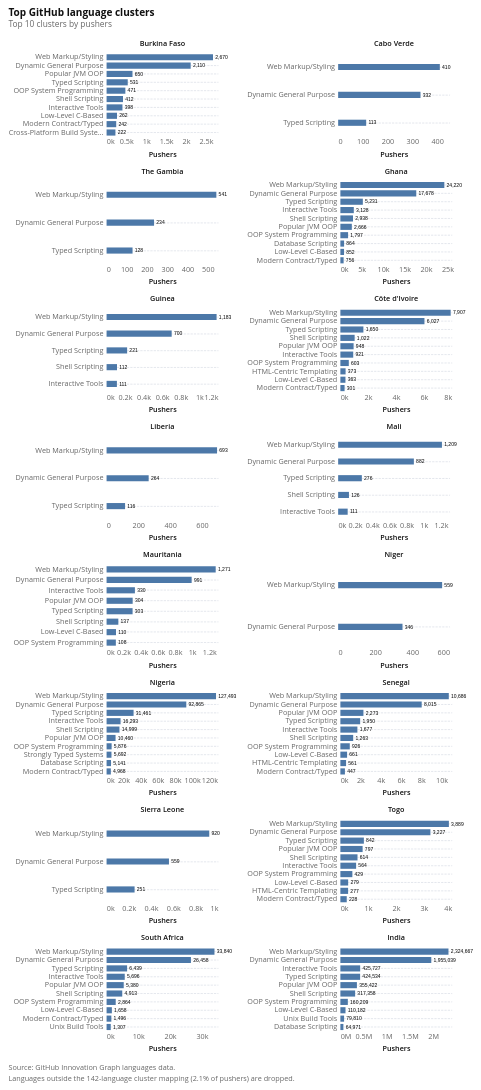

Write notebook code for a chart like this one.
### Code cell
top_clusters = (
    latest_rows.dropna(subset=["cluster"])
    .groupby(["iso2_code", "country_name", "cluster"], as_index=False)["num_pushers"]
    .sum()
    .sort_values(["country_name", "num_pushers"], ascending=[True, False])
    .groupby("iso2_code", as_index=False, group_keys=False)
    .head(10)
    .assign(
        rank=lambda d: (
            d.groupby("iso2_code")["num_pushers"]
            .rank(method="first", ascending=False)
            .astype(int)
        ),
        num_pushers_label=lambda d: d["num_pushers"].map(lambda v: f"{v:,.0f}"),
    )
)

# Each panel keeps its own x and y scale, so a bar shows the shape of a
# country's own ranking rather than its size against India.
#
# The sort has to be an ``EncodingSortField``. The shorthand
# ``sort="-x"`` is resolved per layer, so once the value labels are
# layered on top of the bars Vega-Lite cannot reconcile the two and
# silently falls back to alphabetical order.
#
# For the same reason the bars carry no colour encoding. An
# ``EncodingSortField`` aggregates over every discrete channel in the
# spec, so adding ``color`` would group by cluster AND country and drop
# the sort again. The facet header already names the country, so the
# colour was decoration; the value order is not.
cluster_y = alt.Y(
    "cluster:N",
    sort=alt.EncodingSortField(field="num_pushers", op="sum", order="descending"),
    title=None,
    axis=alt.Axis(labelLimit=170),
)

cluster_bars = (
    alt.Chart(top_clusters)
    .mark_bar(size=11)
    .encode(
        x=alt.X("num_pushers:Q", title="Pushers", axis=alt.Axis(format="~s")),
        y=cluster_y,
        tooltip=[
            alt.Tooltip("country_name:N", title="Country"),
            alt.Tooltip("cluster:N", title="Cluster"),
            alt.Tooltip("num_pushers:Q", title="Pushers", format=","),
        ],
    )
)
cluster_labels = (
    alt.Chart(top_clusters)
    .mark_text(align="left", baseline="middle", dx=4, fontSize=9)
    .encode(x="num_pushers:Q", y=cluster_y, text="num_pushers_label:N")
)

clusters_chart = (
    (cluster_bars + cluster_labels)
    .properties(width=200, height=150)
    .facet(
        facet=alt.Facet(
            "country_name:N",
            title=None,
            sort=COUNTRY_ORDER,
            header=alt.Header(labelFontWeight=600),
        ),
        columns=2,
    )
    .resolve_scale(x="independent", y="independent")
    .properties(
        title=alt.Title(
            text="Top GitHub language clusters",
            subtitle=("Top 10 clusters by pushers"),
        )
    )
)

attaviz.add_caption(
    clusters_chart,
    "Source: GitHub Innovation Graph languages data.\n"
    f"Languages outside the 142-language cluster mapping ({unmapped_share:.1%} "
    "of pushers) are dropped.",
)

### Figure 1 — Vega specification as saved in the notebook (floating-point values rounded to 4 significant figures)
{"$schema": "https://vega.github.io/schema/vega/v6.json", "data": [{"name": "source_0", "values": [{"iso2_code": "BF", "country_name": "Burkina Faso", "cluster": "Web Markup/Styling", "num_pushers": 2670, "rank": 1, "num_pushers_label": "2,670", "__index_level_0__": 10, "facet_country_name_sort_index": 0.0}, {"iso2_code": "BF", "country_name": "Burkina Faso", "cluster": "Dynamic General Purpose", "num_pushers": 2110, "rank": 2, "num_pushers_label": "2,110", "__index_level_0__": 1, "facet_country_name_sort_index": 0.0}, {"iso2_code": "BF", "country_name": "Burkina Faso", "cluster": "Popular JVM OOP", "num_pushers": 650, "rank": 3, "num_pushers_label": "650", "__index_level_0__": 7, "facet_country_name_sort_index": 0.0}, {"iso2_code": "BF", "country_name": "Burkina Faso", "cluster": "Typed Scripting", "num_pushers": 531, "rank": 4, "num_pushers_label": "531", "__index_level_0__": 9, "facet_country_name_sort_index": 0.0}, {"iso2_code": "BF", "country_name": "Burkina Faso", "cluster": "OOP System Programming", "num_pushers": 471, "rank": 5, "num_pushers_label": "471", "__index_level_0__": 6, "facet_country_name_sort_index": 0.0}, {"iso2_code": "BF", "country_name": "Burkina Faso", "cluster": "Shell Scripting", "num_pushers": 412, "rank": 6, "num_pushers_label": "412", "__index_level_0__": 8, "facet_country_name_sort_index": 0.0}, {"iso2_code": "BF", "country_name": "Burkina Faso", "cluster": "Interactive Tools", "num_pushers": 398, "rank": 7, "num_pushers_label": "398", "__index_level_0__": 3, "facet_country_name_sort_index": 0.0}, {"iso2_code": "BF", "country_name": "Burkina Faso", "cluster": "Low-Level C-Based", "num_pushers": 262, "rank": 8, "num_pushers_label": "262", "__index_level_0__": 4, "facet_country_name_sort_index": 0.0}, {"iso2_code": "BF", "country_name": "Burkina Faso", "cluster": "Modern Contract/Typed", "num_pushers": 242, "rank": 9, "num_pushers_label": "242", "__index_level_0__": 5, "facet_country_name_sort_index": 0.0}, {"iso2_code": "BF", "country_name": "Burkina Faso", "cluster": "Cross-Platform Build Systems", "num_pushers": 222, "rank": 10, "num_pushers_label": "222", "__index_level_0__": 0, "facet_country_name_sort_index": 0.0}, {"iso2_code": "CV", "country_name": "Cabo Verde", "cluster": "Web Markup/Styling", "num_pushers": 410, "rank": 1, "num_pushers_label": "410", "__index_level_0__": 28, "facet_country_name_sort_index": 1.0}, {"iso2_code": "CV", "country_name": "Cabo Verde", "cluster": "Dynamic General Purpose", "num_pushers": 332, "rank": 2, "num_pushers_label": "332", "__index_level_0__": 26, "facet_country_name_sort_index": 1.0}, {"iso2_code": "CV", "country_name": "Cabo Verde", "cluster": "Typed Scripting", "num_pushers": 113, "rank": 3, "num_pushers_label": "113", "__index_level_0__": 27, "facet_country_name_sort_index": 1.0}, {"iso2_code": "CI", "country_name": "Côte d'Ivoire", "cluster": "Web Markup/Styling", "num_pushers": 7907, "rank": 1, "num_pushers_label": "7,907", "__index_level_0__": 25, "facet_country_name_sort_index": 6.0}, {"iso2_code": "CI", "country_name": "Côte d'Ivoire", "cluster": "Dynamic General Purpose", "num_pushers": 6027, "rank": 2, "num_pushers_label": "6,027", "__index_level_0__": 13, "facet_country_name_sort_index": 6.0}, {"iso2_code": "CI", "country_name": "Côte d'Ivoire", "cluster": "Typed Scripting", "num_pushers": 1650, "rank": 3, "num_pushers_label": "1,650", "__index_level_0__": 23, "facet_country_name_sort_index": 6.0}, {"iso2_code": "CI", "country_name": "Côte d'Ivoire", "cluster": "Shell Scripting", "num_pushers": 1022, "rank": 4, "num_pushers_label": "1,022", "__index_level_0__": 22, "facet_country_name_sort_index": 6.0}, {"iso2_code": "CI", "country_name": "Côte d'Ivoire", "cluster": "Popular JVM OOP", "num_pushers": 948, "rank": 5, "num_pushers_label": "948", "__index_level_0__": 21, "facet_country_name_sort_index": 6.0}, {"iso2_code": "CI", "country_name": "Côte d'Ivoire", "cluster": "Interactive Tools", "num_pushers": 921, "rank": 6, "num_pushers_label": "921", "__index_level_0__": 16, "facet_country_name_sort_index": 6.0}, {"iso2_code": "CI", "country_name": "Côte d'Ivoire", "cluster": "OOP System Programming", "num_pushers": 603, "rank": 7, "num_pushers_label": "603", "__index_level_0__": 20, "facet_country_name_sort_index": 6.0}, {"iso2_code": "CI", "country_name": "Côte d'Ivoire", "cluster": "HTML-Centric Templating", "num_pushers": 373, "rank": 8, "num_pushers_label": "373", "__index_level_0__": 15, "facet_country_name_sort_index": 6.0}, {"iso2_code": "CI", "country_name": "Côte d'Ivoire", "cluster": "Low-Level C-Based", "num_pushers": 363, "rank": 9, "num_pushers_label": "363", "__index_level_0__": 18, "facet_country_name_sort_index": 6.0}, {"iso2_code": "CI", "country_name": "Côte d'Ivoire", "cluster": "Modern Contract/Typed", "num_pushers": 301, "rank": 10, "num_pushers_label": "301", "__index_level_0__": 19, "facet_country_name_sort_index": 6.0}, {"iso2_code": "GH", "country_name": "Ghana", "cluster": "Web Markup/Styling", "num_pushers": 24220, "rank": 1, "num_pushers_label": "24,220", "__index_level_0__": 45, "facet_country_name_sort_index": 3.0}, {"iso2_code": "GH", "country_name": "Ghana", "cluster": "Dynamic General Purpose", "num_pushers": 17678, "rank": 2, "num_pushers_label": "17,678", "__index_level_0__": 31, "facet_country_name_sort_index": 3.0}, {"iso2_code": "GH", "country_name": "Ghana", "cluster": "Typed Scripting", "num_pushers": 5231, "rank": 3, "num_pushers_label": "5,231", "__index_level_0__": 43, "facet_country_name_sort_index": 3.0}, {"iso2_code": "GH", "country_name": "Ghana", "cluster": "Interactive Tools", "num_pushers": 3128, "rank": 4, "num_pushers_label": "3,128", "__index_level_0__": 34, "facet_country_name_sort_index": 3.0}, {"iso2_code": "GH", "country_name": "Ghana", "cluster": "Shell Scripting", "num_pushers": 2938, "rank": 5, "num_pushers_label": "2,938", "__index_level_0__": 40, "facet_country_name_sort_index": 3.0}, {"iso2_code": "GH", "country_name": "Ghana", "cluster": "Popular JVM OOP", "num_pushers": 2666, "rank": 6, "num_pushers_label": "2,666", "__index_level_0__": 39, "facet_country_name_sort_index": 3.0}, {"iso2_code": "GH", "country_name": "Ghana", "cluster": "OOP System Programming", "num_pushers": 1797, "rank": 7, "num_pushers_label": "1,797", "__index_level_0__": 38, "facet_country_name_sort_index": 3.0}, {"iso2_code": "GH", "country_name": "Ghana", "cluster": "Database Scripting", "num_pushers": 864, "rank": 8, "num_pushers_label": "864", "__index_level_0__": 30, "facet_country_name_sort_index": 3.0}, {"iso2_code": "GH", "country_name": "Ghana", "cluster": "Low-Level C-Based", "num_pushers": 852, "rank": 9, "num_pushers_label": "852", "__index_level_0__": 36, "facet_country_name_sort_index": 3.0}, {"iso2_code": "GH", "country_name": "Ghana", "cluster": "Modern Contract/Typed", "num_pushers": 756, "rank": 10, "num_pushers_label": "756", "__index_level_0__": 37, "facet_country_name_sort_index": 3.0}, {"iso2_code": "GN", "country_name": "Guinea", "cluster": "Web Markup/Styling", "num_pushers": 1183, "rank": 1, "num_pushers_label": "1,183", "__index_level_0__": 53, "facet_country_name_sort_index": 4.0}, {"iso2_code": "GN", "country_name": "Guinea", "cluster": "Dynamic General Purpose", "num_pushers": 700, "rank": 2, "num_pushers_label": "700", "__index_level_0__": 49, "facet_country_name_sort_index": 4.0}, {"iso2_code": "GN", "country_name": "Guinea", "cluster": "Typed Scripting", "num_pushers": 221, "rank": 3, "num_pushers_label": "221", "__index_level_0__": 52, "facet_country_name_sort_index": 4.0}, {"iso2_code": "GN", "country_name": "Guinea", "cluster": "Shell Scripting", "num_pushers": 112, "rank": 4, "num_pushers_label": "112", "__index_level_0__": 51, "facet_country_name_sort_index": 4.0}, {"iso2_code": "GN", "country_name": "Guinea", "cluster": "Interactive Tools", "num_pushers": 111, "rank": 5, "num_pushers_label": "111", "__index_level_0__": 50, "facet_country_name_sort_index": 4.0}, {"iso2_code": "IN", "country_name": "India", "cluster": "Web Markup/Styling", "num_pushers": 2324667, "rank": 1, "num_pushers_label": "2,324,667", "__index_level_0__": 91, "facet_country_name_sort_index": 16.0}, {"iso2_code": "IN", "country_name": "India", "cluster": "Dynamic General Purpose", "num_pushers": 1955039, "rank": 2, "num_pushers_label": "1,955,039", "__index_level_0__": 61, "facet_country_name_sort_index": 16.0}, {"iso2_code": "IN", "country_name": "India", "cluster": "Interactive Tools", "num_pushers": 425727, "rank": 3, "num_pushers_label": "425,727", "__index_level_0__": 71, "facet_country_name_sort_index": 16.0}, {"iso2_code": "IN", "country_name": "India", "cluster": "Typed Scripting", "num_pushers": 424534, "rank": 4, "num_pushers_label": "424,534", "__index_level_0__": 88, "facet_country_name_sort_index": 16.0}, {"iso2_code": "IN", "country_name": "India", "cluster": "Popular JVM OOP", "num_pushers": 355422, "rank": 5, "num_pushers_label": "355,422", "__index_level_0__": 81, "facet_country_name_sort_index": 16.0}, {"iso2_code": "IN", "country_name": "India", "cluster": "Shell Scripting", "num_pushers": 317358, "rank": 6, "num_pushers_label": "317,358", "__index_level_0__": 84, "facet_country_name_sort_index": 16.0}, {"iso2_code": "IN", "country_name": "India", "cluster": "OOP System Programming", "num_pushers": 160209, "rank": 7, "num_pushers_label": "160,209", "__index_level_0__": 79, "facet_country_name_sort_index": 16.0}, {"iso2_code": "IN", "country_name": "India", "cluster": "Low-Level C-Based", "num_pushers": 110182, "rank": 8, "num_pushers_label": "110,182", "__index_level_0__": 74, "facet_country_name_sort_index": 16.0}, {"iso2_code": "IN", "country_name": "India", "cluster": "Unix Build Tools", "num_pushers": 79810, "rank": 9, "num_pushers_label": "79,810", "__index_level_0__": 89, "facet_country_name_sort_index": 16.0}, {"iso2_code": "IN", "country_name": "India", "cluster": "Database Scripting", "num_pushers": 64971, "rank": 10, "num_pushers_label": "64,971", "__index_level_0__": 58, "facet_country_name_sort_index": 16.0}, {"iso2_code": "LR", "country_name": "Liberia", "cluster": "Web Markup/Styling", "num_pushers": 693, "rank": 1, "num_pushers_label": "693", "__index_level_0__": 94, "facet_country_name_sort_index": 7.0}, {"iso2_code": "LR", "country_name": "Liberia", "cluster": "Dynamic General Purpose", "num_pushers": 264, "rank": 2, "num_pushers_label": "264", "__index_level_0__": 92, "facet_country_name_sort_index": 7.0}, {"iso2_code": "LR", "country_name": "Liberia", "cluster": "Typed Scripting", "num_pushers": 116, "rank": 3, "num_pushers_label": "116", "__index_level_0__": 93, "facet_country_name_sort_index": 7.0}, {"iso2_code": "ML", "country_name": "Mali", "cluster": "Web Markup/Styling", "num_pushers": 1209, "rank": 1, "num_pushers_label": "1,209", "__index_level_0__": 99, "facet_country_name_sort_index": 8.0}, {"iso2_code": "ML", "country_name": "Mali", "cluster": "Dynamic General Purpose", "num_pushers": 882, "rank": 2, "num_pushers_label": "882", "__index_level_0__": 95, "facet_country_name_sort_index": 8.0}, {"iso2_code": "ML", "country_name": "Mali", "cluster": "Typed Scripting", "num_pushers": 276, "rank": 3, "num_pushers_label": "276", "__index_level_0__": 98, "facet_country_name_sort_index": 8.0}, {"iso2_code": "ML", "country_name": "Mali", "cluster": "Shell Scripting", "num_pushers": 126, "rank": 4, "num_pushers_label": "126", "__index_level_0__": 97, "facet_country_name_sort_index": 8.0}, {"iso2_code": "ML", "country_name": "Mali", "cluster": "Interactive Tools", "num_pushers": 111, "rank": 5, "num_pushers_label": "111", "__index_level_0__": 96, "facet_country_name_sort_index": 8.0}, {"iso2_code": "MR", "country_name": "Mauritania", "cluster": "Web Markup/Styling", "num_pushers": 1271, "rank": 1, "num_pushers_label": "1,271", "__index_level_0__": 107, "facet_country_name_sort_index": 9.0}, {"iso2_code": "MR", "country_name": "Mauritania", "cluster": "Dynamic General Purpose", "num_pushers": 991, "rank": 2, "num_pushers_label": "991", "__index_level_0__": 100, "facet_country_name_sort_index": 9.0}, {"iso2_code": "MR", "country_name": "Mauritania", "cluster": "Interactive Tools", "num_pushers": 330, "rank": 3, "num_pushers_label": "330", "__index_level_0__": 101, "facet_country_name_sort_index": 9.0}, {"iso2_code": "MR", "country_name": "Mauritania", "cluster": "Popular JVM OOP", "num_pushers": 304, "rank": 4, "num_pushers_label": "304", "__index_level_0__": 104, "facet_country_name_sort_index": 9.0}, {"iso2_code": "MR", "country_name": "Mauritania", "cluster": "Typed Scripting", "num_pushers": 303, "rank": 5, "num_pushers_label": "303", "__index_level_0__": 106, "facet_country_name_sort_index": 9.0}, {"iso2_code": "MR", "country_name": "Mauritania", "cluster": "Shell Scripting", "num_pushers": 137, "rank": 6, "num_pushers_label": "137", "__index_level_0__": 105, "facet_country_name_sort_index": 9.0}, {"iso2_code": "MR", "country_name": "Mauritania", "cluster": "Low-Level C-Based", "num_pushers": 110, "rank": 7, "num_pushers_label": "110", "__index_level_0__": 102, "facet_country_name_sort_index": 9.0}, {"iso2_code": "MR", "country_name": "Mauritania", "cluster": "OOP System Programming", "num_pushers": 108, "rank": 8, "num_pushers_label": "108", "__index_level_0__": 103, "facet_country_name_sort_index": 9.0}, {"iso2_code": "NE", "country_name": "Niger", "cluster": "Web Markup/Styling", "num_pushers": 559, "rank": 1, "num_pushers_label": "559", "__index_level_0__": 109, "facet_country_name_sort_index": 10.0}, {"iso2_code": "NE", "country_name": "Niger", "cluster": "Dynamic General Purpose", "num_pushers": 346, "rank": 2, "num_pushers_label": "346", "__index_level_0__": 108, "facet_country_name_sort_index": 10.0}, {"iso2_code": "NG", "country_name": "Nigeria", "cluster": "Web Markup/Styling", "num_pushers": 127493, "rank": 1, "num_pushers_label": "127,493", "__index_level_0__": 131, "facet_country_name_sort_index": 11.0}, {"iso2_code": "NG", "country_name": "Nigeria", "cluster": "Dynamic General Purpose", "num_pushers": 92865, "rank": 2, "num_pushers_label": "92,865", "__index_level_0__": 114, "facet_country_name_sort_index": 11.0}, {"iso2_code": "NG", "country_name": "Nigeria", "cluster": "Typed Scripting", "num_pushers": 31461, "rank": 3, "num_pushers_label": "31,461", "__index_level_0__": 129, "facet_country_name_sort_index": 11.0}, {"iso2_code": "NG", "country_name": "Nigeria", "cluster": "Interactive Tools", "num_pushers": 16293, "rank": 4, "num_pushers_label": "16,293", "__index_level_0__": 117, "facet_country_name_sort_index": 11.0}, {"iso2_code": "NG", "country_name": "Nigeria", "cluster": "Shell Scripting", "num_pushers": 14999, "rank": 5, "num_pushers_label": "14,999", "__index_level_0__": 126, "facet_country_name_sort_index": 11.0}, {"iso2_code": "NG", "country_name": "Nigeria", "cluster": "Popular JVM OOP", "num_pushers": 10460, "rank": 6, "num_pushers_label": "10,460", "__index_level_0__": 124, "facet_country_name_sort_index": 11.0}, {"iso2_code": "NG", "country_name": "Nigeria", "cluster": "OOP System Programming", "num_pushers": 5876, "rank": 7, "num_pushers_label": "5,876", "__index_level_0__": 123, "facet_country_name_sort_index": 11.0}, {"iso2_code": "NG", "country_name": "Nigeria", "cluster": "Strongly Typed Systems", "num_pushers": 5692, "rank": 8, "num_pushers_label": "5,692", "__index_level_0__": 128, "facet_country_name_sort_index": 11.0}, {"iso2_code": "NG", "country_name": "Nigeria", "cluster": "Database Scripting", "num_pushers": 5141, "rank": 9, "num_pushers_label": "5,141", "__index_level_0__": 112, "facet_country_name_sort_index": 11.0}, {"iso2_code": "NG", "country_name": "Nigeria", "cluster": "Modern Contract/Typed", "num_pushers": 4968, "rank": 10, "num_pushers_label": "4,968", "__index_level_0__": 122, "facet_country_name_sort_index": 11.0}, {"iso2_code": "SN", "country_name": "Senegal", "cluster": "Web Markup/Styling", "num_pushers": 10686, "rank": 1, "num_pushers_label": "10,686", "__index_level_0__": 168, "facet_country_name_sort_index": 12.0}, {"iso2_code": "SN", "country_name": "Senegal", "cluster": "Dynamic General Purpose", "num_pushers": 8015, "rank": 2, "num_pushers_label": "8,015", "__index_level_0__": 156, "facet_country_name_sort_index": 12.0}, {"iso2_code": "SN", "country_name": "Senegal", "cluster": "Popular JVM OOP", "num_pushers": 2273, "rank": 3, "num_pushers_label": "2,273", "__index_level_0__": 164, "facet_country_name_sort_index": 12.0}, {"iso2_code": "SN", "country_name": "Senegal", "cluster": "Typed Scripting", "num_pushers": 1950, "rank": 4, "num_pushers_label": "1,950", "__index_level_0__": 166, "facet_country_name_sort_index": 12.0}, {"iso2_code": "SN", "country_name": "Senegal", "cluster": "Interactive Tools", "num_pushers": 1677, "rank": 5, "num_pushers_label": "1,677", "__index_level_0__": 159, "facet_country_name_sort_index": 12.0}, {"iso2_code": "SN", "country_name": "Senegal", "cluster": "Shell Scripting", "num_pushers": 1263, "rank": 6, "num_pushers_label": "1,263", "__index_level_0__": 165, "facet_country_name_sort_index": 12.0}, {"iso2_code": "SN", "country_name": "Senegal", "cluster": "OOP System Programming", "num_pushers": 926, "rank": 7, "num_pushers_label": "926", "__index_level_0__": 163, "facet_country_name_sort_index": 12.0}, {"iso2_code": "SN", "country_name": "Senegal", "cluster": "Low-Level C-Based", "num_pushers": 661, "rank": 8, "num_pushers_label": "661", "__index_level_0__": 161, "facet_country_name_sort_index": 12.0}, {"iso2_code": "SN", "country_name": "Senegal", "cluster": "HTML-Centric Templating", "num_pushers": 561, "rank": 9, "num_pushers_label": "561", "__index_level_0__": 158, "facet_country_name_sort_index": 12.0}, {"iso2_code": "SN", "country_name": "Senegal", "cluster": "Modern Contract/Typed", "num_pushers": 447, "rank": 10, "num_pushers_label": "447", "__index_level_0__": 162, "facet_country_name_sort_index": 12.0}, {"iso2_code": "SL", "country_name": "Sierra Leone", "cluster": "Web Markup/Styling", "num_pushers": 920, "rank": 1, "num_pushers_label": "920", "__index_level_0__": 153, "facet_country_name_sort_index": 13.0}, {"iso2_code": "SL", "country_name": "Sierra Leone", "cluster": "Dynamic General Purpose", "num_pushers": 559, "rank": 2, "num_pushers_label": "559", "__index_level_0__": 151, "facet_country_name_sort_index": 13.0}, {"iso2_code": "SL", "country_name": "Sierra Leone", "cluster": "Typed Scripting", "num_pushers": 251, "rank": 3, "num_pushers_label": "251", "__index_level_0__": 152, "facet_country_name_sort_index": 13.0}, {"iso2_code": "SA", "country_name": "South Africa", "cluster": "Web Markup/Styling", "num_pushers": 33840, "rank": 1, "num_pushers_label": "33,840", "__index_level_0__": 150, "facet_country_name_sort_index": 15.0}, {"iso2_code": "SA", "country_name": "South Africa", "cluster": "Dynamic General Purpose", "num_pushers": 26458, "rank": 2, "num_pushers_label": "26,458", "__index_level_0__": 134, "facet_country_name_sort_index": 15.0}, {"iso2_code": "SA", "country_name": "South Africa", "cluster": "Typed Scripting", "num_pushers": 6439, "rank": 3, "num_pushers_label": "6,439", "__index_level_0__": 148, "facet_country_name_sort_index": 15.0}, {"iso2_code": "SA", "country_name": "South Africa", "cluster": "Interactive Tools", "num_pushers": 5696, "rank": 4, "num_pushers_label": "5,696", "__index_level_0__": 138, "facet_country_name_sort_index": 15.0}, {"iso2_code": "SA", "country_name": "South Africa", "cluster": "Popular JVM OOP", "num_pushers": 5380, "rank": 5, "num_pushers_label": "5,380", "__index_level_0__": 144, "facet_country_name_sort_index": 15.0}, {"iso2_code": "SA", "country_name": "South Africa", "cluster": "Shell Scripting", "num_pushers": 4913, "rank": 6, "num_pushers_label": "4,913", "__index_level_0__": 145, "facet_country_name_sort_index": 15.0}, {"iso2_code": "SA", "country_name": "South Africa", "cluster": "OOP System Programming", "num_pushers": 2864, "rank": 7, "num_pushers_label": "2,864", "__index_level_0__": 143, "facet_country_name_sort_index": 15.0}, {"iso2_code": "SA", "country_name": "South Africa", "cluster": "Low-Level C-Based", "num_pushers": 1658, "rank": 8, "num_pushers_label": "1,658", "__index_level_0__": 140, "facet_country_name_sort_index": 15.0}, {"iso2_code": "SA", "country_name": "South Africa", "cluster": "Modern Contract/Typed", "num_pushers": 1496, "rank": 9, "num_pushers_label": "1,496", "__index_level_0__": 142, "facet_country_name_sort_index": 15.0}, {"iso2_code": "SA", "country_name": "South Africa", "cluster": "Unix Build Tools", "num_pushers": 1307, "rank": 10, "num_pushers_label": "1,307", "__index_level_0__": 149, "facet_country_name_sort_index": 15.0}, {"iso2_code": "GM", "country_name": "The Gambia", "cluster": "Web Markup/Styling", "num_pushers": 541, "rank": 1, "num_pushers_label": "541", "__index_level_0__": 48, "facet_country_name_sort_index": 2.0}, {"iso2_code": "GM", "country_name": "The Gambia", "cluster": "Dynamic General Purpose", "num_pushers": 234, "rank": 2, "num_pushers_label": "234", "__index_level_0__": 46, "facet_country_name_sort_index": 2.0}, {"iso2_code": "GM", "country_name": "The Gambia", "cluster": "Typed Scripting", "num_pushers": 128, "rank": 3, "num_pushers_label": "128", "__index_level_0__": 47, "facet_country_name_sort_index": 2.0}, {"iso2_code": "TG", "country_name": "Togo", "cluster": "Web Markup/Styling", "num_pushers": 3889, "rank": 1, "num_pushers_label": "3,889", "__index_level_0__": 181, "facet_country_name_sort_index": 14.0}, {"iso2_code": "TG", "country_name": "Togo", "cluster": "Dynamic General Purpose", "num_pushers": 3227, "rank": 2, "num_pushers_label": "3,227", "__index_level_0__": 171, "facet_country_name_sort_index": 14.0}, {"iso2_code": "TG", "country_name": "Togo", "cluster": "Typed Scripting", "num_pushers": 842, "rank": 3, "num_pushers_label": "842", "__index_level_0__": 180, "facet_country_name_sort_index": 14.0}, {"iso2_code": "TG", "country_name": "Togo", "cluster": "Popular JVM OOP", "num_pushers": 797, "rank": 4, "num_pushers_label": "797", "__index_level_0__": 178, "facet_country_name_sort_index": 14.0}, {"iso2_code": "TG", "country_name": "Togo", "cluster": "Shell Scripting", "num_pushers": 614, "rank": 5, "num_pushers_label": "614", "__index_level_0__": 179, "facet_country_name_sort_index": 14.0}, {"iso2_code": "TG", "country_name": "Togo", "cluster": "Interactive Tools", "num_pushers": 564, "rank": 6, "num_pushers_label": "564", "__index_level_0__": 174, "facet_country_name_sort_index": 14.0}, {"iso2_code": "TG", "country_name": "Togo", "cluster": "OOP System Programming", "num_pushers": 429, "rank": 7, "num_pushers_label": "429", "__index_level_0__": 177, "facet_country_name_sort_index": 14.0}, {"iso2_code": "TG", "country_name": "Togo", "cluster": "Low-Level C-Based", "num_pushers": 279, "rank": 8, "num_pushers_label": "279", "__index_level_0__": 175, "facet_country_name_sort_index": 14.0}, {"iso2_code": "TG", "country_name": "Togo", "cluster": "HTML-Centric Templating", "num_pushers": 277, "rank": 9, "num_pushers_label": "277", "__index_level_0__": 173, "facet_country_name_sort_index": 14.0}, {"iso2_code": "TG", "country_name": "Togo", "cluster": "Modern Contract/Typed", "num_pushers": 228, "rank": 10, "num_pushers_label": "228", "__index_level_0__": 176, "facet_country_name_sort_index": 14.0}]}, {"name": "data_2"}, {"name": "data_3"}], "signals": [{"name": "concat_0_child_width", "value": 200}, {"name": "concat_0_child_height", "value": 150}], "marks": [{"type": "group", "name": "concat_0_group", "marks": [{"type": "group", "name": "concat_0_cell", "from": {"facet": {"data": "source_0", "name": "concat_0_facet", "groupby": ["country_name"], "aggregate": {"fields": ["facet_country_name_sort_index"], "ops": ["max"], "as": ["facet_country_name_sort_index"]}}}, "sort": {"field": ["datum[\"facet_country_name_sort_index\"]"], "order": ["ascending"]}, "encode": {"update": {"width": {"signal": "concat_0_child_width"}, "height": {"signal": "concat_0_child_height"}}}, "data": [{"name": "data_1", "source": "concat_0_facet", "transform": [{"type": "stack", "field": "num_pushers", "groupby": ["cluster"], "sort": {"field": [], "order": []}, "as": ["num_pushers_start", "num_pushers_end"], "offset": "zero"}, {"type": "filter", "expr": "isValid(datum[\"num_pushers\"]) && isFinite(+datum[\"num_pushers\"])"}, {"type": "project", "fields": ["cluster", "country_name", "num_pushers", "num_pushers_end", "num_pushers_start"]}]}, {"name": "data_2", "source": "concat_0_facet", "transform": [{"type": "filter", "expr": "isValid(datum[\"num_pushers\"]) && isFinite(+datum[\"num_pushers\"])"}, {"type": "project", "fields": ["cluster", "num_pushers", "num_pushers_label"]}]}, {"name": "concat_0_facet_concat_0_child_y_domain_cluster_0_0", "source": "concat_0_facet", "transform": [{"type": "aggregate", "groupby": ["cluster"], "fields": ["num_pushers"], "ops": ["sum"], "as": ["sort_field"]}, {"type": "project", "fields": ["cluster", "sort_field"]}]}], "marks": [{"type": "rect", "name": "concat_0_child_layer_0_marks", "from": {"data": "data_1"}, "encode": {"update": {"tooltip": {"signal": "{\"Country\": isValid(datum[\"country_name\"]) ? isArray(datum[\"country_name\"]) ? join(datum[\"country_name\"], '\\n') : datum[\"country_name\"] : \"\"+datum[\"country_name\"], \"Cluster\": isValid(datum[\"cluster\"]) ? isArray(datum[\"cluster\"]) ? join(datum[\"cluster\"], '\\n') : datum[\"cluster\"] : \"\"+datum[\"cluster\"], \"Pushers\": format(datum[\"num_pushers\"], \",\")}"}, "yc": {"field": "cluster", "scale": "concat_0_child_y", "band": 0.5}, "cornerRadiusTopRight": {"value": 0}, "fill": {"value": "#4c78a8"}, "height": {"value": 11}, "x2": {"field": "num_pushers_start", "scale": "concat_0_child_x"}, "cornerRadiusBottomRight": {"value": 0}, "x": {"field": "num_pushers_end", "scale": "concat_0_child_x"}}}, "style": ["bar"]}, {"type": "text", "name": "concat_0_child_layer_1_marks", "from": {"data": "data_2"}, "encode": {"update": {"y": {"field": "cluster", "scale": "concat_0_child_y", "band": 0.5}, "baseline": {"value": "middle"}, "align": {"value": "left"}, "fill": {"value": "black"}, "x": {"field": "num_pushers", "scale": "concat_0_child_x"}, "fontSize": {"value": 9}, "tooltip": {"signal": "{\"num_pushers\": format(datum[\"num_pushers\"], \"\"), \"cluster\": isValid(datum[\"cluster\"]) ? isArray(datum[\"cluster\"]) ? join(datum[\"cluster\"], '\\n') : datum[\"cluster\"] : \"\"+datum[\"cluster\"], \"num_pushers_label\": isValid(datum[\"num_pushers_label\"]) ? isArray(datum[\"num_pushers_label\"]) ? join(datum[\"num_pushers_label\"], '\\n') : datum[\"num_pushers_label\"] : \"\"+datum[\"num_pushers_label\"]}"}, "text": {"signal": "isValid(datum[\"num_pushers_label\"]) ? datum[\"num_pushers_label\"] : \"\"+datum[\"num_pushers_label\"]"}, "dx": {"value": 4}}}, "style": ["text"]}], "scales": [{"name": "concat_0_child_x", "type": "linear", "domain": {"fields": [{"data": "data_1", "field": "num_pushers_start"}, {"data": "data_1", "field": "num_pushers_end"}, {"data": "data_2", "field": "num_pushers"}]}, "range": [0, {"signal": "concat_0_child_width"}], "nice": true, "zero": true}, {"name": "concat_0_child_y", "type": "band", "domain": {"data": "concat_0_facet_concat_0_child_y_domain_cluster_0_0", "field": "cluster", "sort": {"op": "max", "field": "sort_field", "order": "descending"}}, "range": [0, {"signal": "concat_0_child_height"}], "paddingOuter": 0.1, "paddingInner": 0.2}], "axes": [{"scale": "concat_0_child_y", "zindex": 0, "aria": false, "domain": false, "gridScale": "concat_0_child_x", "orient": "left", "tickCount": 5, "labels": false, "grid": true, "maxExtent": 0, "minExtent": 0, "ticks": false}, {"scale": "concat_0_child_x", "orient": "bottom", "grid": false, "title": "Pushers", "format": "~s", "labelBaseline": "top", "zindex": 0, "tickCount": 5, "labelFlush": true, "labelOverlap": true}, {"scale": "concat_0_child_y", "tickSize": 0, "labelLimit": 170, "labelPadding": 6, "orient": "left", "grid": false, "tickCount": 5, "zindex": 0}], "title": {"text": {"signal": "isValid(parent[\"country_name\"]) ? parent[\"country_name\"] : \"\"+parent[\"country_name\"]"}, "fontWeight": 600, "offset": 10, "font": "Open Sans, sans-serif", "frame": "group", "color": "#111111", "fontSize": 13, "style": "guide-label"}, "style": "cell"}], "title": {"text": "Top GitHub language clusters", "offset": 21, "anchor": "start", "subtitle": "Top 10 clusters by pushers"}, "layout": {"padding": 18, "bounds": "full", "align": "none", "columns": 2}}], "title": {"text": ["Source: GitHub Innovation Graph languages data.", "Languages outside the 142-language cluster mapping (2.1% of pushers) are dropped."], "anchor": "start", "lineHeight": 20, "offset": 21, "font": "Open Sans, sans-serif", "fontSize": 13, "color": "#666666", "fontWeight": 400, "orient": "bottom"}, "padding": 15, "background": "white", "config": {"range": {"category": ["#34A7F2", "#FF9800", "#664AB6", "#4EC2C0", "#F3578E", "#081079", "#0C7C68", "#AA0000", "#DDDA21"], "diverging": ["#920000", "#BD6126", "#E3A763", "#EFEFEF", "#80BDE7", "#3587C3", "#025288"], "heatmap": ["#E3F6FD", "#75CCEC", "#089BD4", "#0169A1", "#023B6F"], "ordinal": ["#E3F6FD", "#75CCEC", "#089BD4", "#0169A1", "#023B6F"], "ramp": ["#E3F6FD", "#75CCEC", "#089BD4", "#0169A1", "#023B6F"]}, "mark": {"tooltip": true}, "axis": {"domain": false, "grid": true, "gridColor": "#CED4DE", "gridDash": [4, 2], "gridWidth": 1, "labelFont": "Open Sans, sans-serif", "labelFontSize": 13, "labelFontWeight": 400, "labelColor": "#666666", "labelPadding": 3, "tickColor": "#CED4DE", "tickSize": 5, "tickCount": 5, "titleFont": "Open Sans, sans-serif", "titleFontSize": 13, "titleFontWeight": 600, "titleColor": "#111111", "titlePadding": 9}, "axisBand": {"labelPadding": 6, "tickSize": 0}, "axisX": {"grid": false, "tickSize": 0, "labelAngle": 0}, "axisY": {"domain": false, "ticks": false, "gridColor": "#CED4DE", "gridDash": [4, 2], "gridWidth": 1}, "legend": {"labelFont": "Open Sans, sans-serif", "labelFontSize": 13, "labelFontWeight": 600, "labelColor": "#111111", "titleFont": "Open Sans, sans-serif", "titleFontSize": 13, "titleFontWeight": 600, "titleColor": "#111111", "titlePadding": 3, "symbolSize": 196, "symbolStrokeWidth": 0, "padding": 15, "offset": 21, "columnPadding": 21, "orient": "bottom", "labelLimit": 200, "titleLimit": 200}, "style": {"cell": {"stroke": null}, "arc": {"stroke": "white", "strokeWidth": 1}, "area": {"opacity": 0.7}, "bar": {"cornerRadiusEnd": 0}, "line": {"strokeWidth": 4, "strokeCap": "round", "strokeJoin": "round"}, "point": {"size": 60, "stroke": "white", "strokeWidth": 1}, "rect": {"stroke": "#8A969F", "strokeWidth": 0.5}, "circle": {"stroke": "white", "strokeWidth": 1}, "square": {"stroke": "white", "strokeWidth": 1}, "geoshape": {"stroke": "#666666", "strokeWidth": 0.3, "strokeJoin": "round", "strokeCap": "round"}, "group-title": {"font": "Open Sans, sans-serif", "fontSize": 18, "fontWeight": 700, "lineHeight": 22, "fill": "#111111"}}, "title": {"subtitleColor": "#666666", "subtitleFont": "Open Sans, sans-serif", "subtitleFontSize": 15, "subtitleFontWeight": 400, "subtitleLineHeight": 18, "subtitlePadding": 3}}, "layout": {"padding": 18, "columns": 1, "bounds": "full", "align": "each"}}
